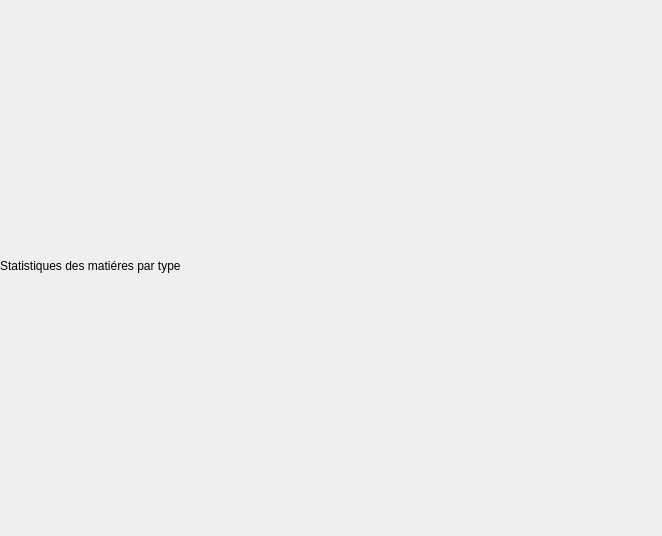
<?xml version="1.0" encoding="UTF-8"?>
<ui version="4.0">
 <class>Stats</class>
 <widget class="QDialog" name="Stats">
  <property name="geometry">
   <rect>
    <x>0</x>
    <y>0</y>
    <width>662</width>
    <height>536</height>
   </rect>
  </property>
  <property name="windowTitle">
   <string>Dialog</string>
  </property>
  <widget class="QLabel" name="label">
   <property name="geometry">
    <rect>
     <x>0</x>
     <y>30</y>
     <width>641</width>
     <height>471</height>
    </rect>
   </property>
   <property name="text">
    <string>Statistiques des matiéres par type</string>
   </property>
  </widget>
 </widget>
 <resources/>
 <connections/>
</ui>
